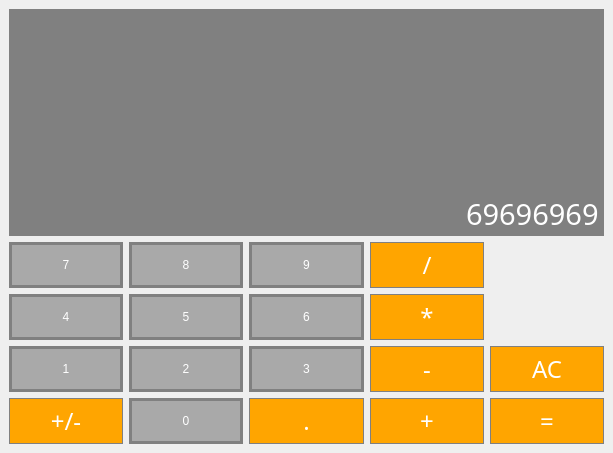
<?xml version="1.0" encoding="UTF-8"?>
<ui version="4.0">
 <class>Calculator</class>
 <widget class="QMainWindow" name="Calculator">
  <property name="geometry">
   <rect>
    <x>0</x>
    <y>0</y>
    <width>613</width>
    <height>453</height>
   </rect>
  </property>
  <property name="sizePolicy">
   <sizepolicy hsizetype="Preferred" vsizetype="Expanding">
    <horstretch>0</horstretch>
    <verstretch>0</verstretch>
   </sizepolicy>
  </property>
  <property name="windowTitle">
   <string>Calculator</string>
  </property>
  <property name="styleSheet">
   <string notr="true">QMainWindow{
	background-color:808080;
}
</string>
  </property>
  <widget class="QWidget" name="centralwidget">
   <property name="styleSheet">
    <string notr="true">QWidget{
	background-color:808080;
}</string>
   </property>
   <layout class="QGridLayout" name="gridLayout">
    <item row="4" column="0">
     <widget class="QPushButton" name="Sign">
      <property name="sizePolicy">
       <sizepolicy hsizetype="Preferred" vsizetype="Preferred">
        <horstretch>0</horstretch>
        <verstretch>0</verstretch>
       </sizepolicy>
      </property>
      <property name="font">
       <font>
        <family>JetBrainsMonoNL Nerd Font</family>
        <pointsize>18</pointsize>
       </font>
      </property>
      <property name="styleSheet">
       <string notr="true">QPushButton {
	background-color: #FFA500;
	border:1px solid gray;
	padding:5px;
	color:#ffffff;
}
QPushButton :pressed{
	background-color: #FFA500;
	border:1px solid gray;
	padding:5px;
	color:#ffffff;
}</string>
      </property>
      <property name="text">
       <string>+/-</string>
      </property>
     </widget>
    </item>
    <item row="3" column="2">
     <widget class="QPushButton" name="Button3">
      <property name="sizePolicy">
       <sizepolicy hsizetype="Preferred" vsizetype="Preferred">
        <horstretch>0</horstretch>
        <verstretch>0</verstretch>
       </sizepolicy>
      </property>
      <property name="styleSheet">
       <string notr="true">QPushButton {
	background-color: #A9A9A9;
	border: 3px solid gray;
	padding: 5px;
	color: #ffffff;
}

QPushButton:pressed {
	background-color: #000000;
	border: 3px solid gray;
	padding: 5px;
	color: #ffffff;
}
</string>
      </property>
      <property name="text">
       <string>3</string>
      </property>
     </widget>
    </item>
    <item row="1" column="2">
     <widget class="QPushButton" name="Button9">
      <property name="sizePolicy">
       <sizepolicy hsizetype="Preferred" vsizetype="Preferred">
        <horstretch>0</horstretch>
        <verstretch>0</verstretch>
       </sizepolicy>
      </property>
      <property name="styleSheet">
       <string notr="true">QPushButton {
	background-color: #A9A9A9;
	border: 3px solid gray;
	padding: 5px;
	color: #ffffff;
}

QPushButton:pressed {
	background-color: #000000;
	border: 3px solid gray;
	padding: 5px;
	color: #ffffff;
}
</string>
      </property>
      <property name="text">
       <string>9</string>
      </property>
     </widget>
    </item>
    <item row="4" column="1">
     <widget class="QPushButton" name="Button0">
      <property name="sizePolicy">
       <sizepolicy hsizetype="Preferred" vsizetype="Preferred">
        <horstretch>0</horstretch>
        <verstretch>0</verstretch>
       </sizepolicy>
      </property>
      <property name="styleSheet">
       <string notr="true">QPushButton {
	background-color: #A9A9A9;
	border: 3px solid gray;
	padding: 5px;
	color: #ffffff;
}

QPushButton:pressed {
	background-color: #000000;
	border: 3px solid gray;
	padding: 5px;
	color: #ffffff;
}
</string>
      </property>
      <property name="text">
       <string>0</string>
      </property>
     </widget>
    </item>
    <item row="0" column="0" colspan="5">
     <widget class="QLineEdit" name="Display">
      <property name="sizePolicy">
       <sizepolicy hsizetype="Preferred" vsizetype="Expanding">
        <horstretch>0</horstretch>
        <verstretch>0</verstretch>
       </sizepolicy>
      </property>
      <property name="font">
       <font>
        <family>JetBrainsMono Nerd Font Mono</family>
        <pointsize>22</pointsize>
       </font>
      </property>
      <property name="styleSheet">
       <string notr="true">QLineEdit {
	background-color: gray;
	border:1px solid gray;
	color:#ffffff;
}</string>
      </property>
      <property name="inputMask">
       <string/>
      </property>
      <property name="text">
       <string>69696969</string>
      </property>
      <property name="alignment">
       <set>Qt::AlignBottom|Qt::AlignRight|Qt::AlignTrailing</set>
      </property>
     </widget>
    </item>
    <item row="2" column="0">
     <widget class="QPushButton" name="Button4">
      <property name="sizePolicy">
       <sizepolicy hsizetype="Preferred" vsizetype="Preferred">
        <horstretch>0</horstretch>
        <verstretch>0</verstretch>
       </sizepolicy>
      </property>
      <property name="styleSheet">
       <string notr="true">QPushButton {
	background-color: #A9A9A9;
	border: 3px solid gray;
	padding: 5px;
	color: #ffffff;
}

QPushButton:pressed {
	background-color: #000000;
	border: 3px solid gray;
	padding: 5px;
	color: #ffffff;
}
</string>
      </property>
      <property name="text">
       <string>4</string>
      </property>
     </widget>
    </item>
    <item row="3" column="4">
     <widget class="QPushButton" name="Clear">
      <property name="sizePolicy">
       <sizepolicy hsizetype="Preferred" vsizetype="Preferred">
        <horstretch>0</horstretch>
        <verstretch>0</verstretch>
       </sizepolicy>
      </property>
      <property name="font">
       <font>
        <family>JetBrainsMonoNL Nerd Font</family>
        <pointsize>18</pointsize>
       </font>
      </property>
      <property name="styleSheet">
       <string notr="true">QPushButton {
	background-color: #FFA500;
	border:1px solid gray;
	padding:5px;
	color:#ffffff;
}
QPushButton :pressed{
	background-color: #FFA500;
	border:1px solid gray;
	padding:5px;
	color:#ffffff;
}</string>
      </property>
      <property name="text">
       <string>AC</string>
      </property>
     </widget>
    </item>
    <item row="3" column="3">
     <widget class="QPushButton" name="Sub">
      <property name="sizePolicy">
       <sizepolicy hsizetype="Preferred" vsizetype="Preferred">
        <horstretch>0</horstretch>
        <verstretch>0</verstretch>
       </sizepolicy>
      </property>
      <property name="font">
       <font>
        <family>JetBrainsMonoNL Nerd Font</family>
        <pointsize>18</pointsize>
       </font>
      </property>
      <property name="styleSheet">
       <string notr="true">QPushButton {
	background-color: #FFA500;
	border:1px solid gray;
	padding:5px;
	color:#ffffff;
}
QPushButton :pressed{
	background-color: #FFA500;
	border:1px solid gray;
	padding:5px;
	color:#ffffff;
}</string>
      </property>
      <property name="text">
       <string>-</string>
      </property>
     </widget>
    </item>
    <item row="3" column="1">
     <widget class="QPushButton" name="Button2">
      <property name="sizePolicy">
       <sizepolicy hsizetype="Preferred" vsizetype="Preferred">
        <horstretch>0</horstretch>
        <verstretch>0</verstretch>
       </sizepolicy>
      </property>
      <property name="styleSheet">
       <string notr="true">QPushButton {
	background-color: #A9A9A9;
	border: 3px solid gray;
	padding: 5px;
	color: #ffffff;
}

QPushButton:pressed {
	background-color: #000000;
	border: 3px solid gray;
	padding: 5px;
	color: #ffffff;
}
</string>
      </property>
      <property name="text">
       <string>2</string>
      </property>
     </widget>
    </item>
    <item row="4" column="3">
     <widget class="QPushButton" name="Add">
      <property name="sizePolicy">
       <sizepolicy hsizetype="Preferred" vsizetype="Preferred">
        <horstretch>0</horstretch>
        <verstretch>0</verstretch>
       </sizepolicy>
      </property>
      <property name="font">
       <font>
        <family>JetBrainsMonoNL Nerd Font</family>
        <pointsize>18</pointsize>
       </font>
      </property>
      <property name="styleSheet">
       <string notr="true">QPushButton {
	background-color: #FFA500;
	border:1px solid gray;
	padding:5px;
	color:#ffffff;
}
QPushButton :pressed{
	background-color: #FFA500;
	border:1px solid gray;
	padding:5px;
	color:#ffffff;
}</string>
      </property>
      <property name="text">
       <string>+</string>
      </property>
     </widget>
    </item>
    <item row="3" column="0">
     <widget class="QPushButton" name="Button1">
      <property name="sizePolicy">
       <sizepolicy hsizetype="Preferred" vsizetype="Preferred">
        <horstretch>0</horstretch>
        <verstretch>0</verstretch>
       </sizepolicy>
      </property>
      <property name="styleSheet">
       <string notr="true">QPushButton {
	background-color: #A9A9A9;
	border: 3px solid gray;
	padding: 5px;
	color: #ffffff;
}

QPushButton:pressed {
	background-color: #000000;
	border: 3px solid gray;
	padding: 5px;
	color: #ffffff;
}
</string>
      </property>
      <property name="text">
       <string>1</string>
      </property>
     </widget>
    </item>
    <item row="2" column="3">
     <widget class="QPushButton" name="Mul">
      <property name="sizePolicy">
       <sizepolicy hsizetype="Preferred" vsizetype="Preferred">
        <horstretch>0</horstretch>
        <verstretch>0</verstretch>
       </sizepolicy>
      </property>
      <property name="font">
       <font>
        <family>JetBrainsMonoNL Nerd Font</family>
        <pointsize>18</pointsize>
       </font>
      </property>
      <property name="styleSheet">
       <string notr="true">QPushButton {
	background-color: #FFA500;
	border:1px solid gray;
	padding:5px;
	color:#ffffff;
}
QPushButton :pressed{
	background-color: #FFA500;
	border:1px solid gray;
	padding:5px;
	color:#ffffff;
}</string>
      </property>
      <property name="text">
       <string>*</string>
      </property>
     </widget>
    </item>
    <item row="1" column="1">
     <widget class="QPushButton" name="Button8">
      <property name="sizePolicy">
       <sizepolicy hsizetype="Preferred" vsizetype="Preferred">
        <horstretch>0</horstretch>
        <verstretch>0</verstretch>
       </sizepolicy>
      </property>
      <property name="styleSheet">
       <string notr="true">QPushButton {
	background-color: #A9A9A9;
	border: 3px solid gray;
	padding: 5px;
	color: #ffffff;
}

QPushButton:pressed {
	background-color: #000000;
	border: 3px solid gray;
	padding: 5px;
	color: #ffffff;
}
</string>
      </property>
      <property name="text">
       <string>8</string>
      </property>
     </widget>
    </item>
    <item row="4" column="2">
     <widget class="QPushButton" name="Dot">
      <property name="sizePolicy">
       <sizepolicy hsizetype="Preferred" vsizetype="Preferred">
        <horstretch>0</horstretch>
        <verstretch>0</verstretch>
       </sizepolicy>
      </property>
      <property name="font">
       <font>
        <family>JetBrainsMonoNL Nerd Font</family>
        <pointsize>18</pointsize>
       </font>
      </property>
      <property name="styleSheet">
       <string notr="true">QPushButton {
	background-color: #FFA500;
	border:1px solid gray;
	padding:5px;
	color:#ffffff;
}
QPushButton :pressed{
	background-color: #FFA500;
	border:1px solid gray;
	padding:5px;
	color:#ffffff;
}</string>
      </property>
      <property name="text">
       <string>.</string>
      </property>
     </widget>
    </item>
    <item row="1" column="0">
     <widget class="QPushButton" name="Button7">
      <property name="sizePolicy">
       <sizepolicy hsizetype="Preferred" vsizetype="Preferred">
        <horstretch>0</horstretch>
        <verstretch>0</verstretch>
       </sizepolicy>
      </property>
      <property name="styleSheet">
       <string notr="true">QPushButton {
	background-color: #A9A9A9;
	border: 3px solid gray;
	padding: 5px;
	color: #ffffff;
}

QPushButton:pressed {
	background-color: #000000;
	border: 3px solid gray;
	padding: 5px;
	color: #ffffff;
}
</string>
      </property>
      <property name="text">
       <string>7</string>
      </property>
     </widget>
    </item>
    <item row="2" column="1">
     <widget class="QPushButton" name="Button5">
      <property name="sizePolicy">
       <sizepolicy hsizetype="Preferred" vsizetype="Preferred">
        <horstretch>0</horstretch>
        <verstretch>0</verstretch>
       </sizepolicy>
      </property>
      <property name="styleSheet">
       <string notr="true">QPushButton {
	background-color: #A9A9A9;
	border: 3px solid gray;
	padding: 5px;
	color: #ffffff;
}

QPushButton:pressed {
	background-color: #000000;
	border: 3px solid gray;
	padding: 5px;
	color: #ffffff;
}
</string>
      </property>
      <property name="text">
       <string>5</string>
      </property>
     </widget>
    </item>
    <item row="4" column="4">
     <widget class="QPushButton" name="Res">
      <property name="sizePolicy">
       <sizepolicy hsizetype="Preferred" vsizetype="Preferred">
        <horstretch>0</horstretch>
        <verstretch>0</verstretch>
       </sizepolicy>
      </property>
      <property name="font">
       <font>
        <family>JetBrainsMonoNL Nerd Font</family>
        <pointsize>18</pointsize>
       </font>
      </property>
      <property name="styleSheet">
       <string notr="true">QPushButton {
	background-color: #FFA500;
	border:1px solid gray;
	padding:5px;
	color:#ffffff;
}
QPushButton :pressed{
	background-color: #FFA500;
	border:1px solid gray;
	padding:5px;
	color:#ffffff;
}</string>
      </property>
      <property name="text">
       <string>=</string>
      </property>
     </widget>
    </item>
    <item row="2" column="2">
     <widget class="QPushButton" name="Button6">
      <property name="sizePolicy">
       <sizepolicy hsizetype="Preferred" vsizetype="Preferred">
        <horstretch>0</horstretch>
        <verstretch>0</verstretch>
       </sizepolicy>
      </property>
      <property name="styleSheet">
       <string notr="true">QPushButton {
	background-color: #A9A9A9;
	border: 3px solid gray;
	padding: 5px;
	color: #ffffff;
}

QPushButton:pressed {
	background-color: #000000;
	border: 3px solid gray;
	padding: 5px;
	color: #ffffff;
}
</string>
      </property>
      <property name="text">
       <string>6</string>
      </property>
     </widget>
    </item>
    <item row="1" column="3">
     <widget class="QPushButton" name="Div">
      <property name="sizePolicy">
       <sizepolicy hsizetype="Preferred" vsizetype="Preferred">
        <horstretch>0</horstretch>
        <verstretch>0</verstretch>
       </sizepolicy>
      </property>
      <property name="font">
       <font>
        <family>JetBrainsMonoNL Nerd Font</family>
        <pointsize>18</pointsize>
       </font>
      </property>
      <property name="styleSheet">
       <string notr="true">QPushButton {
	background-color: #FFA500;
	border:1px solid gray;
	padding:5px;
	color:#ffffff;
}
QPushButton :pressed{
	background-color: #FFA500;
	border:1px solid gray;
	padding:5px;
	color:#ffffff;
}</string>
      </property>
      <property name="text">
       <string>/</string>
      </property>
     </widget>
    </item>
   </layout>
  </widget>
 </widget>
 <resources/>
 <connections/>
</ui>
